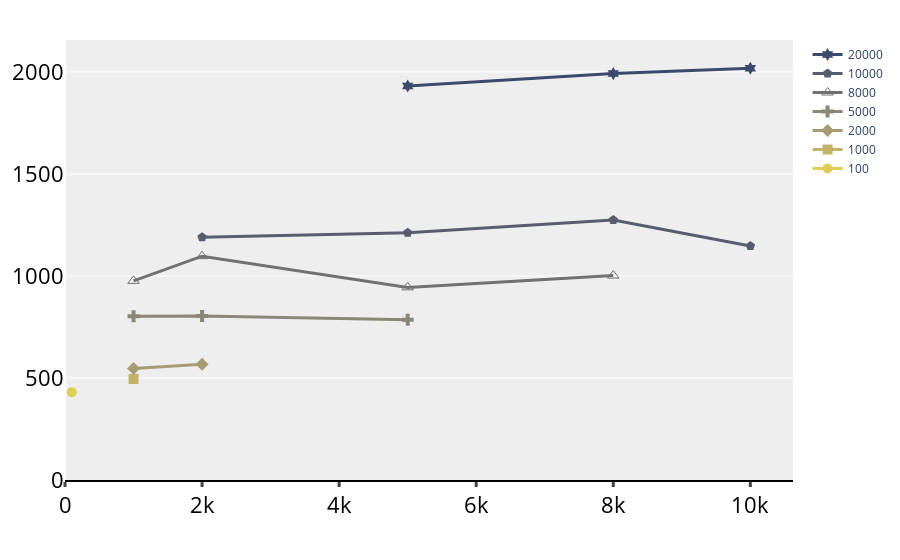

This figure's notebook cell:
### Code cell
fig = go.Figure()
ploted_edge=[100,1000,2000,5000,8000,10000,20000]
for idx, e in enumerate(ploted_edge):
    same_e = res.loc[res['#E'] == e]
    fig.add_trace(go.Scatter(x=same_e["#V"], y=same_e["page-faults"], name=f"{e}",
                             mode='lines+markers', marker=dict(symbol=marker_symbols[idx],size=10),
                             line=dict(color=colors[idx], width=3)))

fig.update_layout(xaxis=dict(showline=True, showgrid=False, rangemode="tozero",
                             linecolor='rgb(0, 0, 0)', linewidth=2,
                             tickwidth=3, tickfont=num_font, ticks='outside'),
                  yaxis=dict(tickfont=num_font, zeroline=False, showticklabels=True,rangemode="tozero",
                             showline=False),
                  showlegend=True,legend=dict(traceorder="reversed"),
                  margin=dict(autoexpand=True, l=40, r=20, t=40),
                  plot_bgcolor="#eeeeee"
                  )
fig.show()
fig.write_image("baseline_page-faults.pdf")

### Figure 1 — Plotly figure (JSON) as saved in the notebook; plotly's stock layout.template omitted (floating-point values rounded to 4 significant figures)
{"data": [{"line": {"color": "#e1cc55", "width": 3}, "marker": {"size": 10, "symbol": "circle"}, "mode": "lines+markers", "name": "100", "type": "scatter", "x": [100], "y": [430]}, {"line": {"color": "#c3b369", "width": 3}, "marker": {"size": 10, "symbol": "square"}, "mode": "lines+markers", "name": "1000", "type": "scatter", "x": [1000], "y": [495]}, {"line": {"color": "#a59c74", "width": 3}, "marker": {"size": 10, "symbol": "diamond"}, "mode": "lines+markers", "name": "2000", "type": "scatter", "x": [1000, 2000], "y": [547, 567]}, {"line": {"color": "#8a8678", "width": 3}, "marker": {"size": 10, "symbol": "cross"}, "mode": "lines+markers", "name": "5000", "type": "scatter", "x": [1000, 2000, 5000], "y": [802, 804, 786]}, {"line": {"color": "#707173", "width": 3}, "marker": {"size": 10, "symbol": "triangle-up-open"}, "mode": "lines+markers", "name": "8000", "type": "scatter", "x": [1000, 2000, 5000, 8000], "y": [976, 1097, 944, 1002]}, {"line": {"color": "#575d6d", "width": 3}, "marker": {"size": 10, "symbol": "pentagon"}, "mode": "lines+markers", "name": "10000", "type": "scatter", "x": [2000, 5000, 8000, 10000], "y": [1190, 1212, 1274, 1147]}, {"line": {"color": "#3b496c", "width": 3}, "marker": {"size": 10, "symbol": "hexagram"}, "mode": "lines+markers", "name": "20000", "type": "scatter", "x": [5000, 8000, 10000], "y": [1931, 1992, 2018]}], "layout": {"legend": {"traceorder": "reversed"}, "margin": {"autoexpand": true, "l": 40, "r": 20, "t": 40}, "plot_bgcolor": "#eeeeee", "showlegend": true, "xaxis": {"linecolor": "rgb(0, 0, 0)", "linewidth": 2, "rangemode": "tozero", "showgrid": false, "showline": true, "tickfont": {"color": "#000000", "size": 22}, "ticks": "outside", "tickwidth": 3}, "yaxis": {"rangemode": "tozero", "showline": false, "showticklabels": true, "tickfont": {"color": "#000000", "size": 22}, "zeroline": false}}}
